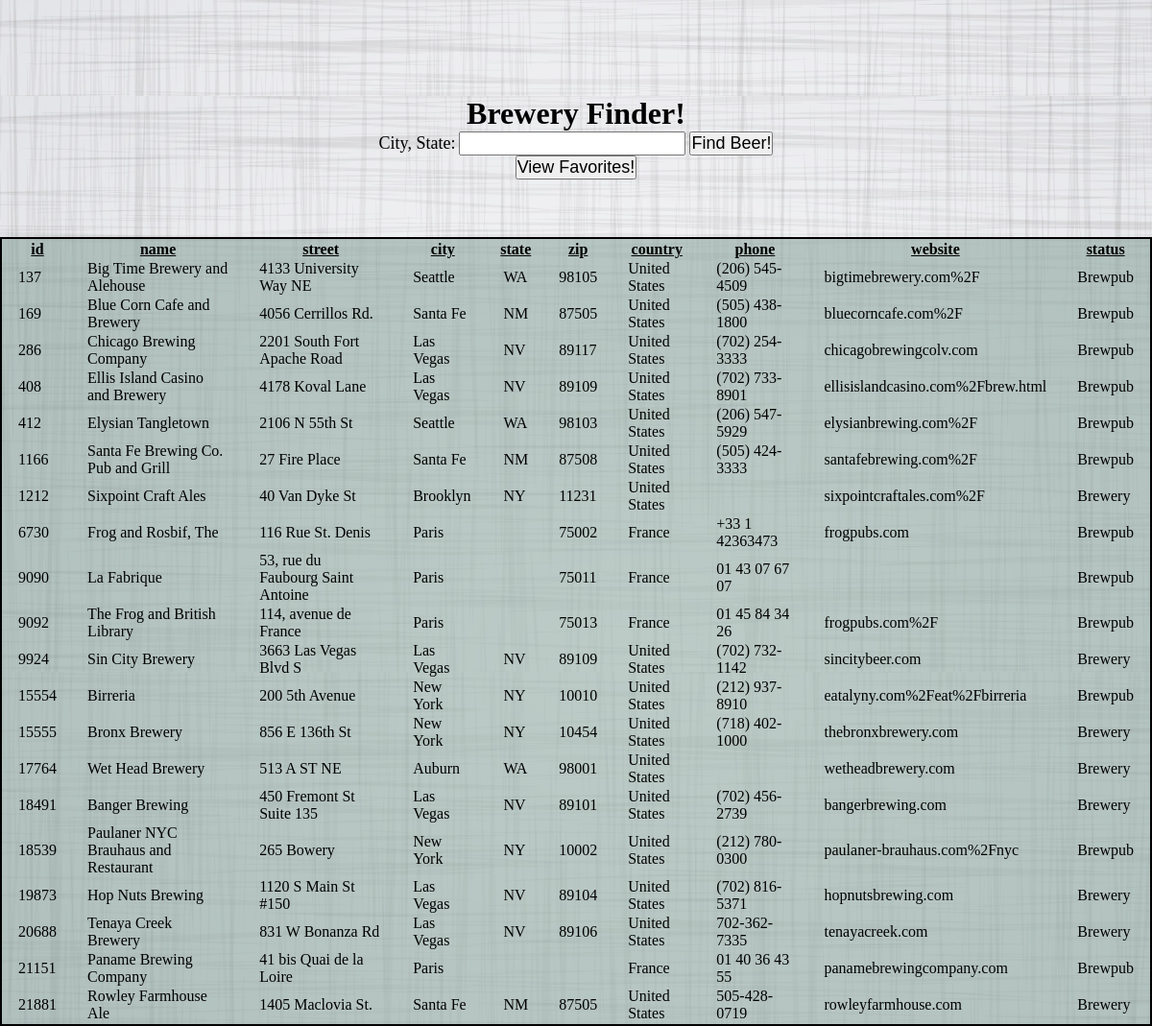
The page /favorites.php on the database its author committed.
### tables this page shows
CREATE TABLE `faves` (
  `id` int(11) NOT NULL,
  `title` varchar(45) NOT NULL,
  `street` varchar(45) NOT NULL,
  `city` varchar(45) NOT NULL,
  `state` varchar(45) DEFAULT NULL,
  `zip` varchar(45) NOT NULL,
  `country` varchar(45) NOT NULL,
  `phone` varchar(45) DEFAULT NULL,
  `www` varchar(45) DEFAULT NULL,
  `stat` varchar(45) NOT NULL
);

### favorites.php (the view, shortened to what this page needs)
<?php
include('index.php');
?>
<!doctype html>
<html>
<head>
    <link rel="stylesheet" type="text/css" href="css/styles.css">
</head>
<body>
<div id="display_favorites">
    <?php
    require_once('DB.php');
    $sql = "SELECT *"
        . "FROM faves"
    ;
    $result = $mysqli->query($sql);
    if ($result->num_rows > 0) {
        echo "<table>"
            . "<tr>"
            . "<th><u>id</u></th>"
            . "<th><u>name</u></th>"
            . "<th><u>street</u></th>"
            . "<th><u>city</u></th>"
            . "<th><u>state</u></th>"
            . "<th><u>zip</u></th>"
            . "<th><u>country</u></th>"
            . "<th><u>phone</u></th>"
            . "<th><u>website</u></th>"
            . "<th><u>status</u></th>"
            . "</tr>";
        while ($row = $result->fetch_assoc()) {
            if ($row["id"] > 0 ){
            echo "<tr><td>" . $row["id"] . "</td>"
                . "<td>" . $row["title"] . "</td>"
                . "<td>" . $row["street"] . "</td>"
                . "<td>" . $row["city"] . "</td>"
                . "<td>" . $row["state"] . "</td>"
                . "<td>" . $row["zip"] . "</td>"
                . "<td>" . $row["country"] . "</td>"
                . "<td>" . $row["phone"] . "</td>"
                . "<td>" . $row["www"] . "</td>"
                . "<td>" . $row["stat"] . "</td></tr>";
        }}
        echo "</table>";
    } else {
        echo "No favorites!";
    }
    ?>
</div>
</body>
</html>

### index.php (shortened to what this page needs)
<!DOCTYPE html>
<html>
<head>
    <link rel="stylesheet" href="css/styles.css" type="text/css">
</head>
<body>
<div id="wrapper">
    <h1> Brewery Finder!</h1>
    <form name="myForm" method="GET" action="map.php">
        <p>
            <label>City, State:</label>
                <input type="text" name="address" id="state_name" pattern="([A-Za-z]+(?: [A-Za-z]+)*),? ([A-Za-z]{2})" title="Brooklyn, NY or Sante Fe NM" >
                <input type="submit" value="Find Beer!">
        </p>
    </form>
    <form name="favoritesButton" action="favorites.php">
            <input type="submit" value="View Favorites!">
    </form>
</div>
</body>
</html>

### css/styles.css (style rules this page uses)
* { margin: 0px; padding: 0px; }
html, body { height: 600px; background-image: url("/finalProject/images/beerlogo.jpg"); margin: 0; padding: 0; }
h1 { text-align: center; }
div#wrapper { width: auto; margin: 100px auto 20px auto; text-align: center; }
form label,select,input { font-size: 18px; }
table { margin: 60px auto 20px auto; border: solid 2px black; background-color: rgba(125, 153, 144, 0.5); }
td { padding-left: 15px; padding-right: 15px; margin-bottom: 10px; }
tr { border-bottom: solid 2px red; }

### rows shown on the page
faves: id "137", title "Big Time Brewery and Alehouse", street "4133 University Way NE", city "Seattle", state "WA", zip "98105", country "United States", phone "(206) 545-4509", www "bigtimebrewery.com%2F", stat "Brewpub"
faves: id "169", title "Blue Corn Cafe and Brewery", street "4056 Cerrillos Rd.", city "Santa Fe", state "NM", zip "87505", country "United States", phone "(505) 438-1800", www "bluecorncafe.com%2F", stat "Brewpub"
faves: id "286", title "Chicago Brewing Company", street "2201 South Fort Apache Road", city "Las Vegas", state "NV", zip "89117", country "United States", phone "(702) 254-3333", www "chicagobrewingcolv.com", stat "Brewpub"
faves: id "408", title "Ellis Island Casino and Brewery", street "4178 Koval Lane", city "Las Vegas", state "NV", zip "89109", country "United States", phone "(702) 733-8901", www "ellisislandcasino.com%2Fbrew.html", stat "Brewpub"
faves: id "412", title "Elysian Tangletown", street "2106 N 55th St", city "Seattle", state "WA", zip "98103", country "United States", phone "(206) 547-5929", www "elysianbrewing.com%2F", stat "Brewpub"
faves: id "1166", title "Santa Fe Brewing Co. Pub and Grill", street "27 Fire Place", city "Santa Fe", state "NM", zip "87508", country "United States", phone "(505) 424-3333", www "santafebrewing.com%2F", stat "Brewpub"
faves: id "1212", title "Sixpoint Craft Ales", street "40 Van Dyke St", city "Brooklyn", state "NY", zip "11231", country "United States", www "sixpointcraftales.com%2F", stat "Brewery"
faves: id "6730", title "Frog and Rosbif, The", street "116 Rue St. Denis", city "Paris", zip "75002", country "France", phone "+33 1 42363473", www "frogpubs.com", stat "Brewpub"
faves: id "9090", title "La Fabrique", street "53, rue du Faubourg Saint Antoine", city "Paris", zip "75011", country "France", phone "01 43 07 67 07", stat "Brewpub"
faves: id "9092", title "The Frog and British Library", street "114, avenue de France", city "Paris", zip "75013", country "France", phone "01 45 84 34 26", www "frogpubs.com%2F", stat "Brewpub"
faves: id "9924", title "Sin City Brewery", street "3663 Las Vegas Blvd S", city "Las Vegas", state "NV", zip "89109", country "United States", phone "(702) 732-1142", www "sincitybeer.com", stat "Brewery"
faves: id "15554", title "Birreria", street "200 5th Avenue", city "New York", state "NY", zip "10010", country "United States", phone "(212) 937-8910", www "eatalyny.com%2Feat%2Fbirreria", stat "Brewpub"
faves: id "15555", title "Bronx Brewery", street "856 E 136th St", city "New York", state "NY", zip "10454", country "United States", phone "(718) 402-1000", www "thebronxbrewery.com", stat "Brewery"
faves: id "17764", title "Wet Head Brewery", street "513 A ST NE", city "Auburn", state "WA", zip "98001", country "United States", www "wetheadbrewery.com", stat "Brewery"
faves: id "18491", title "Banger Brewing", street "450 Fremont St Suite 135", city "Las Vegas", state "NV", zip "89101", country "United States", phone "(702) 456-2739", www "bangerbrewing.com", stat "Brewery"
faves: id "18539", title "Paulaner NYC Brauhaus and Restaurant", street "265 Bowery", city "New York", state "NY", zip "10002", country "United States", phone "(212) 780-0300", www "paulaner-brauhaus.com%2Fnyc", stat "Brewpub"
faves: id "19873", title "Hop Nuts Brewing", street "1120 S Main St #150", city "Las Vegas", state "NV", zip "89104", country "United States", phone "(702) 816-5371", www "hopnutsbrewing.com", stat "Brewery"
faves: id "20688", title "Tenaya Creek Brewery", street "831 W Bonanza Rd", city "Las Vegas", state "NV", zip "89106", country "United States", phone "702-362-7335", www "tenayacreek.com", stat "Brewery"
faves: id "21151", title "Paname Brewing Company", street "41 bis Quai de la Loire", city "Paris", country "France", phone "01 40 36 43 55", www "panamebrewingcompany.com", stat "Brewpub"
faves: id "21881", title "Rowley Farmhouse Ale", street "1405 Maclovia St.", city "Santa Fe", state "NM", zip "87505", country "United States", phone "505-428-0719", www "rowleyfarmhouse.com", stat "Brewery"
